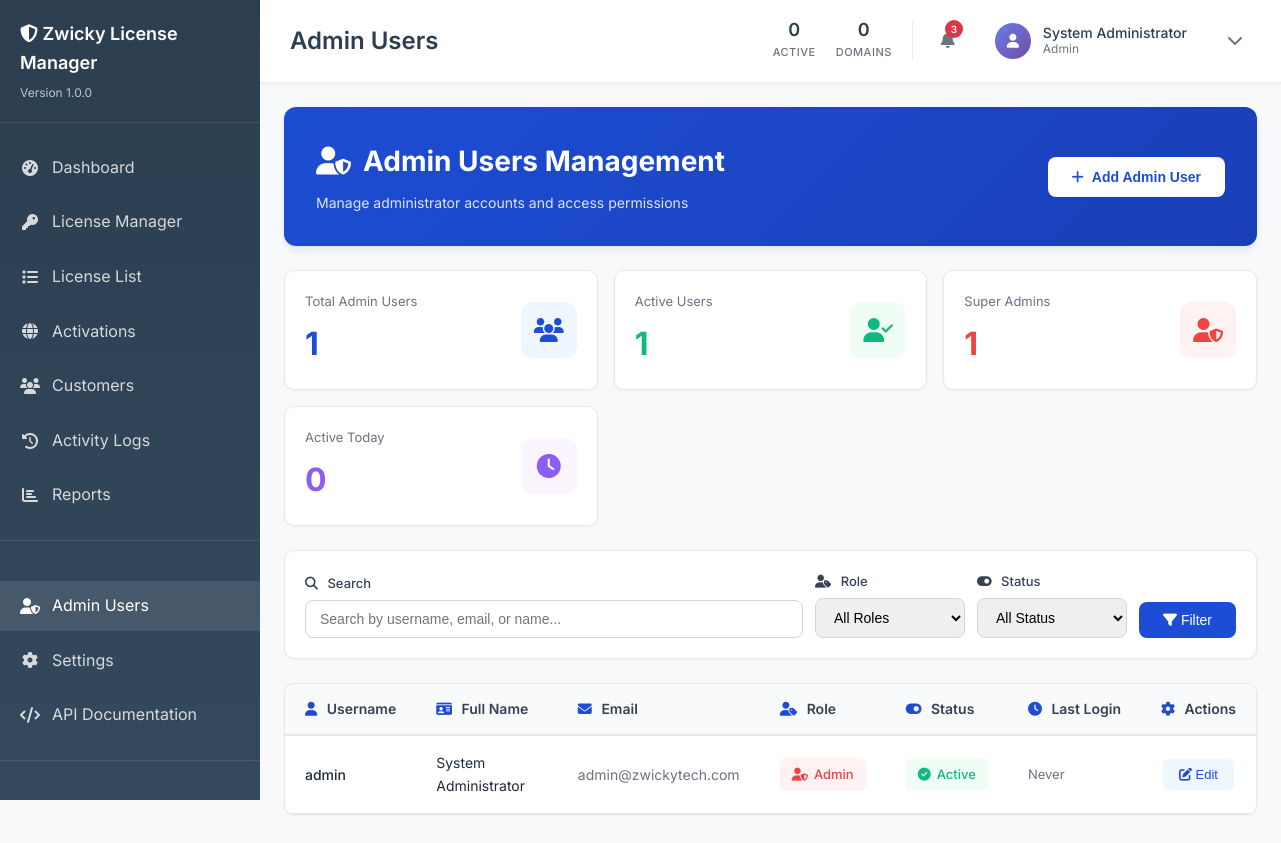
Page /admin/admin-users.php (signed in) on the committed database.
### tables this page shows
CREATE TABLE IF NOT EXISTS `zwicky_admin_users` (
    `id` INT AUTO_INCREMENT PRIMARY KEY,
    `username` VARCHAR(50) UNIQUE NOT NULL COMMENT 'Admin username for login',
    `email` VARCHAR(100) UNIQUE NOT NULL COMMENT 'Admin email address',
    `password_hash` VARCHAR(255) NOT NULL COMMENT 'Hashed password',
    `full_name` VARCHAR(100) COMMENT 'Admin full name',
    `role` ENUM('admin', 'manager', 'viewer') DEFAULT 'admin' COMMENT 'User role and permissions',
    `status` ENUM('active', 'inactive') DEFAULT 'active' COMMENT 'Account status',
    `last_login` TIMESTAMP NULL COMMENT 'Last successful login',
    `login_attempts` INT DEFAULT 0 COMMENT 'Failed login attempt counter',
    `locked_until` TIMESTAMP NULL COMMENT 'Account lock expiration',
    `created_at` TIMESTAMP DEFAULT CURRENT_TIMESTAMP COMMENT 'Account creation timestamp',
    `updated_at` TIMESTAMP DEFAULT CURRENT_TIMESTAMP ON UPDATE CURRENT_TIMESTAMP COMMENT 'Last update timestamp',
    
     
    INDEX `idx_username` (`username`),
    INDEX `idx_email` (`email`),
    INDEX `idx_status` (`status`),
    INDEX `idx_role` (`role`),
    INDEX `idx_last_login` (`last_login`),
    INDEX `idx_locked_until` (`locked_until`),
    
     
    INDEX `idx_username_status` (`username`, `status`),
    INDEX `idx_email_status` (`email`, `status`)
    
);

### admin/admin-users.php (the view, shortened to what the rows shown need)
<?php
require_once '../config/config.php';
$auth = new LMSAdminAuth();
if (!$auth->isAuthenticated() || !$auth->hasPermission('admin')) {
    header('Location: dashboard.php');
    exit;
}
$current_user = $auth->getCurrentUser();
$db = getLMSDatabase();
$query = "SELECT id, username, full_name, email, role, status, created_at, last_login
          FROM " . LMS_TABLE_ADMIN_USERS . " WHERE 1=1";
$params = [];
$query .= " ORDER BY created_at DESC";
try {
    $stmt = $db->prepare($query);
    $stmt->execute($params);
    $admin_users = $stmt->fetchAll(PDO::FETCH_ASSOC);
} catch (Exception $e) {
    error_log("Error fetching admin users: " . $e->getMessage());
    $admin_users = [];
    $admin_stats = ['total' => 0, 'active' => 0, 'admins' => 0, 'active_today' => 0];
}
$page_title = 'Admin Users';
?>
<!DOCTYPE html>
<html lang="en">
<head>
    <link rel="stylesheet" href="../assets/css/admin.css?v=<?php echo time(); ?>">
    <link rel="stylesheet" href="https://cdnjs.cloudflare.com/ajax/libs/font-awesome/6.4.0/css/all.min.css">
</head>
<body>
    <div class="dashboard-container">
        <div class="main-content">
            <?php include 'includes/topbar.php'; ?>
            <div class="content-area" style="padding: 24px;">
                <div style="background: linear-gradient(135deg, #1d4dd4 0%, #1a3fb8 100%); padding: 32px; border-radius: 12px; margin-bottom: 24px; box-shadow: 0 4px 6px rgba(29, 77, 212, 0.1);">
                    <div style="display: flex; justify-content: space-between; align-items: center; flex-wrap: wrap; gap: 16px;">
                        <div>
                            <h1 style="color: white; font-size: 28px; font-weight: 700; margin: 0 0 8px 0; display: flex; align-items: center; gap: 12px;">
                                <i class="fas fa-user-shield"></i>
                                Admin Users Management
                            </h1>
                        </div>
                    </div>
                </div>
                <div class="card" style="border-radius: 10px; box-shadow: 0 1px 3px rgba(0,0,0,0.05); border: 1px solid #e5e7eb;">
                    <div class="card-body" style="padding: 0;">
                        <?php if (count($admin_users) > 0): ?>
                        <div style="overflow-x: auto;">
                            <table style="width: 100%; border-collapse: collapse; font-size: 14px;">
                                <thead>
                                    <tr style="background: #f9fafb; border-bottom: 2px solid #e5e7eb;">
                                        <th style="padding: 14px 20px; text-align: left; font-weight: 600; color: #374151; white-space: nowrap;">
                                            <i class="fas fa-user" style="margin-right: 6px; color: #1d4dd4;"></i> Username
                                        </th>
                                        <th style="padding: 14px 20px; text-align: left; font-weight: 600; color: #374151; white-space: nowrap;">
                                            <i class="fas fa-id-card" style="margin-right: 6px; color: #1d4dd4;"></i> Full Name
                                        </th>
                                        <th style="padding: 14px 20px; text-align: left; font-weight: 600; color: #374151; white-space: nowrap;">
                                            <i class="fas fa-envelope" style="margin-right: 6px; color: #1d4dd4;"></i> Email
                                        </th>
                                        <th style="padding: 14px 20px; text-align: left; font-weight: 600; color: #374151; white-space: nowrap;">
                                            <i class="fas fa-user-tag" style="margin-right: 6px; color: #1d4dd4;"></i> Role
                                        </th>
                                        <th style="padding: 14px 20px; text-align: left; font-weight: 600; color: #374151; white-space: nowrap;">
                                            <i class="fas fa-toggle-on" style="margin-right: 6px; color: #1d4dd4;"></i> Status
                                        </th>
                                        <th style="padding: 14px 20px; text-align: left; font-weight: 600; color: #374151; white-space: nowrap;">
                                            <i class="fas fa-clock" style="margin-right: 6px; color: #1d4dd4;"></i> Last Login
                                        </th>
                                        <th style="padding: 14px 20px; text-align: center; font-weight: 600; color: #374151; white-space: nowrap;">
                                            <i class="fas fa-cog" style="margin-right: 6px; color: #1d4dd4;"></i> Actions
                                        </th>
                                    </tr>
                                </thead>
                                <tbody>
                                    <?php foreach ($admin_users as $user): ?>
                                    <tr style="border-bottom: 1px solid #e5e7eb; transition: background 0.2s;"
                                        onmouseover="this.style.background='#f9fafb'"
                                        onmouseout="this.style.background='white'">
                                        <td style="padding: 16px 20px; color: #1f2937; font-weight: 500;">
                                            <?php echo htmlspecialchars($user['username']); ?>
                                        </td>
                                        <td style="padding: 16px 20px; color: #1f2937;">
                                            <?php echo htmlspecialchars($user['full_name']); ?>
                                        </td>
                                        <td style="padding: 16px 20px; color: #6b7280;">
                                            <?php echo htmlspecialchars($user['email']); ?>
                                        </td>
                                        <td style="padding: 16px 20px;">
                                            <?php
                                            $role_color = [
                                                'admin' => '#ef4444',
                                                'manager' => '#f59e0b',
                                                'viewer' => '#6b7280'
                                            ];
                                            $role_bg = [
                                                'admin' => '#fef2f2',
                                                'manager' => '#fffbeb',
                                                'viewer' => '#f9fafb'
                                            ];
                                            $role_icon = [
                                                'admin' => 'fa-user-shield',
                                                'manager' => 'fa-user-tie',
                                                'viewer' => 'fa-user'
                                            ];
                                            $color = $role_color[$user['role']] ?? '#6b7280';
                                            $bg = $role_bg[$user['role']] ?? '#f9fafb';
                                            $icon = $role_icon[$user['role']] ?? 'fa-user';
                                            ?>
                                            <span style="display: inline-flex; align-items: center; gap: 6px; padding: 6px 12px; border-radius: 6px; font-weight: 500; font-size: 13px; background: <?php echo $bg; ?>; color: <?php echo $color; ?>;">
                                                <i class="fas <?php echo $icon; ?>"></i>
                                                <?php echo ucfirst(htmlspecialchars($user['role'])); ?>
                                            </span>
                                        </td>
                                        <td style="padding: 16px 20px;">
                                            <?php if ($user['status'] === 'active'): ?>
                                                <span style="display: inline-flex; align-items: center; gap: 6px; padding: 6px 12px; border-radius: 6px; font-weight: 500; font-size: 13px; background: #f0fdf4; color: #10b981;">
                                                    <i class="fas fa-check-circle"></i> Active
                                                </span>
                                            <?php else: ?>
                                                <span style="display: inline-flex; align-items: center; gap: 6px; padding: 6px 12px; border-radius: 6px; font-weight: 500; font-size: 13px; background: #fef2f2; color: #ef4444;">
                                                    <i class="fas fa-times-circle"></i> Inactive
                                                </span>
                                            <?php endif; ?>
                                        </td>
                                        <td style="padding: 16px 20px; color: #6b7280; font-size: 13px;">
                                            <?php echo $user['last_login'] ? date('M d, Y g:i A', strtotime($user['last_login'])) : 'Never'; ?>
                                        </td>
                                        <td style="padding: 16px 20px; text-align: center;">
                                            <div style="display: inline-flex; gap: 8px;">
                                                <button onclick="editUser(<?php echo $user['id']; ?>)"
                                                    style="background: #eff6ff; color: #1d4dd4; border: none; padding: 8px 16px; border-radius: 6px; cursor: pointer; font-size: 13px; font-weight: 500; transition: all 0.2s;"
                                                    onmouseover="this.style.background='#dbeafe'; this.style.transform='translateY(-1px)'"
                                                    onmouseout="this.style.background='#eff6ff'; this.style.transform=''">
                                                    <i class="fas fa-edit"></i> Edit
                                                </button>
                                            </div>
                                        </td>
                                    </tr>
                                    <?php endforeach; ?>
                                </tbody>
                            </table>
                        </div>
                        <?php endif; ?>
                    </div>
                </div>
            </div>
        </div>
    </div>
</body>
</html>

### admin/includes/topbar.php (shortened to what the rows shown need)
<div class="top-bar">
    <div class="page-title-section">
        <h1 class="page-title">
            <?php echo isset($page_title) ? htmlspecialchars($page_title) : 'Dashboard'; ?>
        </h1>
    </div>
    <div class="user-menu">
        <div class="user-info">
            <div class="user-details">
                <div class="user-name"><?php echo htmlspecialchars($current_user['full_name']); ?></div>
                <div class="user-role"><?php echo ucfirst($current_user['role']); ?></div>
            </div>
        </div>
    </div>
</div>

### rows in the picture
zwicky_admin_users: full_name "System Administrator", role "Admin", username "admin", email "admin@zwickytech.com", status "active" (drawn), shows "Never"

### other values in the picture
LMS_VERSION "1.0.0"
$page_title "Admin Users"
$stats['active_licenses'] "0"
$stats['total_activations'] "0"
$admin_stats['total'] "1"
$admin_stats['active'] "1"
$admin_stats['admins'] "1"
$admin_stats['active_today'] "0"
